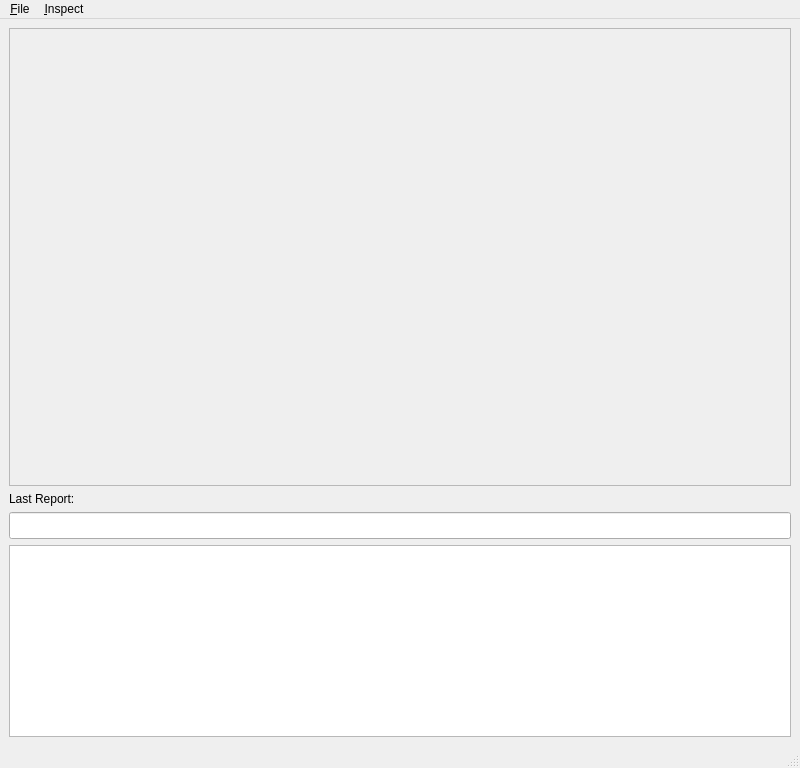
<?xml version="1.0" encoding="UTF-8"?>
<ui version="4.0">
 <class>MainWindow</class>
 <widget class="QMainWindow" name="MainWindow">
  <property name="geometry">
   <rect>
    <x>0</x>
    <y>0</y>
    <width>800</width>
    <height>768</height>
   </rect>
  </property>
  <property name="windowTitle">
   <string>VRPN HID Tool</string>
  </property>
  <widget class="QWidget" name="centralwidget">
   <layout class="QVBoxLayout" name="verticalLayout">
    <item>
     <widget class="QScrollArea" name="scrollArea">
      <property name="horizontalScrollBarPolicy">
       <enum>Qt::ScrollBarAlwaysOff</enum>
      </property>
      <property name="widgetResizable">
       <bool>true</bool>
      </property>
      <widget class="QWidget" name="scrollAreaWidgetContents">
       <property name="geometry">
        <rect>
         <x>0</x>
         <y>0</y>
         <width>780</width>
         <height>445</height>
        </rect>
       </property>
       <property name="sizePolicy">
        <sizepolicy hsizetype="Expanding" vsizetype="Expanding">
         <horstretch>0</horstretch>
         <verstretch>0</verstretch>
        </sizepolicy>
       </property>
       <layout class="QGridLayout" name="gridLayout">
        <item row="0" column="0">
         <layout class="QVBoxLayout" name="chartBox"/>
        </item>
       </layout>
      </widget>
     </widget>
    </item>
    <item>
     <layout class="QFormLayout" name="formLayout">
      <property name="fieldGrowthPolicy">
       <enum>QFormLayout::AllNonFixedFieldsGrow</enum>
      </property>
      <item row="0" column="0">
       <widget class="QLabel" name="label">
        <property name="text">
         <string>Last Report:</string>
        </property>
       </widget>
      </item>
      <item row="0" column="1">
       <widget class="QLabel" name="reportSizeLabel">
        <property name="text">
         <string/>
        </property>
       </widget>
      </item>
     </layout>
    </item>
    <item>
     <widget class="QLineEdit" name="reportContents">
      <property name="sizePolicy">
       <sizepolicy hsizetype="Expanding" vsizetype="Fixed">
        <horstretch>0</horstretch>
        <verstretch>0</verstretch>
       </sizepolicy>
      </property>
      <property name="font">
       <font>
        <family>Courier New</family>
        <pointsize>12</pointsize>
       </font>
      </property>
      <property name="contextMenuPolicy">
       <enum>Qt::CustomContextMenu</enum>
      </property>
      <property name="readOnly">
       <bool>true</bool>
      </property>
     </widget>
    </item>
    <item>
     <widget class="QTextBrowser" name="textLog">
      <property name="sizePolicy">
       <sizepolicy hsizetype="Expanding" vsizetype="Fixed">
        <horstretch>0</horstretch>
        <verstretch>0</verstretch>
       </sizepolicy>
      </property>
     </widget>
    </item>
   </layout>
  </widget>
  <widget class="QMenuBar" name="menubar">
   <property name="geometry">
    <rect>
     <x>0</x>
     <y>0</y>
     <width>800</width>
     <height>23</height>
    </rect>
   </property>
   <widget class="QMenu" name="menu_File">
    <property name="title">
     <string>&amp;File</string>
    </property>
    <addaction name="action_Quit"/>
   </widget>
   <widget class="QMenu" name="menu_Inspect">
    <property name="title">
     <string>&amp;Inspect</string>
    </property>
    <addaction name="actionInt8_2"/>
    <addaction name="actionUint8_2"/>
    <addaction name="actionInt16_LE"/>
    <addaction name="actionInt16_BE"/>
    <addaction name="actionUint16_LE"/>
    <addaction name="actionUint16_BE"/>
   </widget>
   <addaction name="menu_File"/>
   <addaction name="menu_Inspect"/>
  </widget>
  <widget class="QStatusBar" name="statusbar"/>
  <action name="action_Quit">
   <property name="text">
    <string>&amp;Quit</string>
   </property>
   <property name="shortcut">
    <string>Ctrl+Q</string>
   </property>
  </action>
  <action name="actionUint8">
   <property name="text">
    <string>uint8</string>
   </property>
  </action>
  <action name="actionInt8">
   <property name="text">
    <string>int8</string>
   </property>
  </action>
  <action name="actionBig_Endian">
   <property name="text">
    <string>Big Endian</string>
   </property>
  </action>
  <action name="actionLittle_Endian">
   <property name="text">
    <string>Little Endian</string>
   </property>
  </action>
  <action name="actionInt8_LE">
   <property name="text">
    <string>int8 (LE)</string>
   </property>
  </action>
  <action name="actionInt8_BE">
   <property name="text">
    <string>int8 (BE)</string>
   </property>
  </action>
  <action name="actionInt8_2">
   <property name="text">
    <string>int8</string>
   </property>
  </action>
  <action name="actionUint8_2">
   <property name="text">
    <string>uint8</string>
   </property>
  </action>
  <action name="actionInt16_LE">
   <property name="text">
    <string>int16 (LE)</string>
   </property>
  </action>
  <action name="actionInt16_BE">
   <property name="text">
    <string>int16 (BE)</string>
   </property>
  </action>
  <action name="actionUint16_LE">
   <property name="text">
    <string>uint16 (LE)</string>
   </property>
  </action>
  <action name="actionUint16_BE">
   <property name="text">
    <string>uint16 (BE)</string>
   </property>
  </action>
 </widget>
 <resources/>
 <connections>
  <connection>
   <sender>action_Quit</sender>
   <signal>activated()</signal>
   <receiver>MainWindow</receiver>
   <slot>close()</slot>
   <hints>
    <hint type="sourcelabel">
     <x>-1</x>
     <y>-1</y>
    </hint>
    <hint type="destinationlabel">
     <x>399</x>
     <y>299</y>
    </hint>
   </hints>
  </connection>
 </connections>
</ui>
